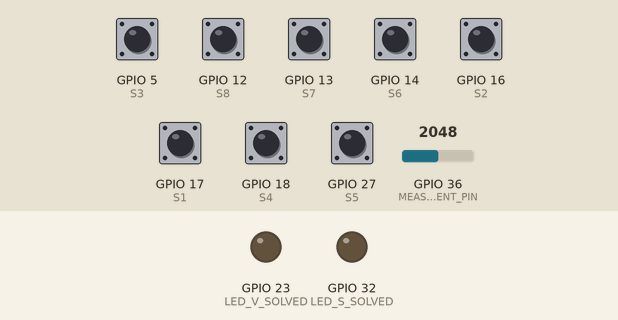
This sketch was run on a simulated ESP32. On the bench: output pins drawn as LEDs (lit = HIGH). Inputs (shaded band) come from the test bench; at power-on: GPIO 5 (S3), GPIO 12 (S8), GPIO 13 (S7), GPIO 14 (S6), GPIO 16 (S2), GPIO 17 (S1), GPIO 18 (S4), GPIO 27 (S5) HIGH, GPIO 36 (MEASUREMENT_PIN) = 2048. WiFi joins after 1.5 s; servers stay silent unless stated; EEPROM starts erased; no MQTT or app messages arrive unless stated; what the sketch prints to the serial monitor is not drawn.

Above: at 2.7 s.
2.8 s: GPIO 36 (MEASUREMENT_PIN) set to 750
5.1 s: GPIO 36 (MEASUREMENT_PIN) set to 673
At 6.9 s:
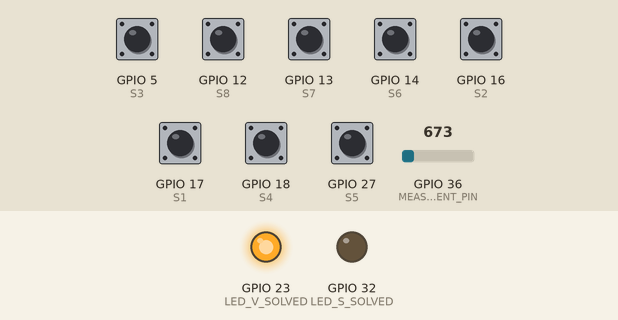
10.8 s: GPIO 36 (MEASUREMENT_PIN) set to 740
At 12.1 s:
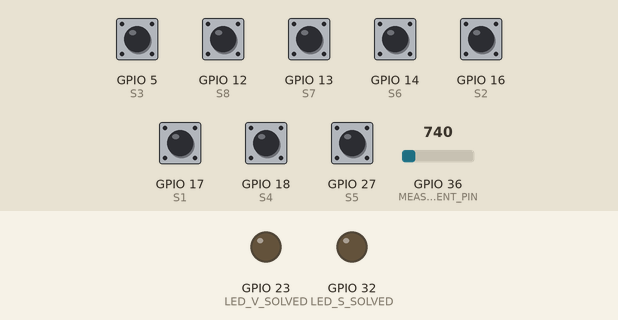
12.4 s: GPIO 36 (MEASUREMENT_PIN) set to 660
At 14.2 s:
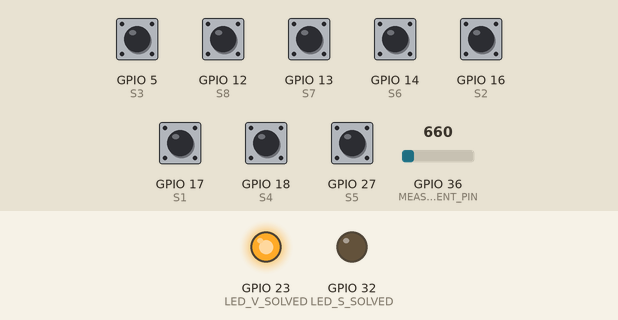
Timing chart, 0 to 15.7 s (numbered marks = the images above; inputs shaded):
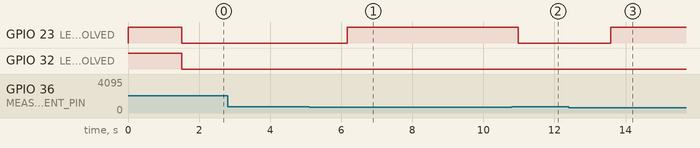

The sketch:

safe_activation.ino
```cpp
#include <PubSubClient.h>
#include <WiFi.h>
#include "esp_wifi.h"
#include <ESPmDNS.h>
#include <WiFiUdp.h>
#include <ArduinoOTA.h>
#include <Preferences.h>
#include <ArduinoJson.h>

// Placeholder for ssid and password read from ram
const char* key_ssid = "ssid";
const char* key_pwd = "pass";

WiFiClient espClient;
PubSubClient client(espClient);
Preferences preferences;

// Add your MQTT Broker IP address, example:
const char* mqtt_server = "10.0.0.2";

// Status messages
char* puzzleSolved_message = "{\"method\": \"status\", \"state\": \"solved\"}";
char* puzzleActive_message = "{\"method\": \"status\", \"state\": \"active\"}";
char* puzzleInactive_message = "{\"method\": \"status\", \"state\": \"inactive\"}";
StaticJsonDocument<300> mqtt_decoder;

#define S1 17
#define S2 16
#define S3 5
#define S4 18
#define S5 27
#define S6 14
#define S7 13
#define S8 12
#define LED_S_SOLVED 32
#define LED_V_SOLVED 23
#define MEASUREMENT_PIN A0
#define LOWER_THRESHOLD 500
#define HIGHER_THRESHOLD 700
#define AMOUNT_CORRECT_MEAS 5
#define WIFI_TIMEOUT_MS 3000

typedef enum
{
  STATE_INACTIVE = 0,
  STATE_ACTIVE = 1,
  STATE_SOLVED = 2,
  } puzzle_states;

typedef enum
{
  VOLT_SOLVED = 1,
  VOLT_NOT_SOLVED = 0,
  } voltage_states;

typedef enum
{
  SWITCH_SOLVED = 1,
  SWITCH_NOT_SOLVED = 0,
  } switch_states;

unsigned char switch_status;
unsigned char voltage_status;
unsigned char puzzle_status;
unsigned int adc_val;
unsigned int s1_val;
unsigned int s2_val;
unsigned int s3_val;
unsigned int s4_val;
unsigned int s5_val;
unsigned int s6_val;
unsigned int s7_val;
unsigned int s8_val;
unsigned int adc_correct_value;

void setup() {
  switch_status = SWITCH_NOT_SOLVED;
  voltage_status = VOLT_NOT_SOLVED;
  puzzle_status = STATE_ACTIVE;
  adc_val = 0;
  s1_val = 0;
  s2_val = 0;
  s3_val = 0;
  s4_val = 0;
  s5_val = 0;
  s6_val = 0;
  s7_val = 0;
  s8_val = 0;
  adc_correct_value = 0;
  // Init ADC GPIO
  pinMode(A0,INPUT);
  // Init GPIO for checking the switches
  pinMode(S1,INPUT_PULLUP);
  pinMode(S2,INPUT_PULLUP);
  pinMode(S3,INPUT_PULLUP);
  pinMode(S4,INPUT_PULLUP);
  pinMode(S5,INPUT_PULLUP);
  pinMode(S6,INPUT_PULLUP);
  pinMode(S7,INPUT_PULLUP);
  pinMode(S8,INPUT_PULLUP);
  pinMode(LED_S_SOLVED,OUTPUT); digitalWrite(LED_S_SOLVED,HIGH);
  pinMode(LED_V_SOLVED,OUTPUT); digitalWrite(LED_V_SOLVED, HIGH);
  Serial.begin(9600);
  setup_wifi();
  initOTA();
  client.setServer(mqtt_server, 1883);
  client.setCallback(callback);
}

void loop() {
  // Debug output current state
  //Serial.print("Current State:"); Serial.println(puzzle_status);
  // Always connect to the mqqt server
  connect_mqqt();
  if(puzzle_status == STATE_ACTIVE){
    // Check wether puzzle are solved
    voltage_status = check_voltage();
    switch_status = check_switches();
    // Publish solved Message once if both parts are solved
    if(!(puzzle_status == STATE_SOLVED)){
      if(voltage_status  && switch_status){
        Serial.println("Both puzzles solved");
        client.publish("5/safe/activate", puzzleSolved_message, true);
        puzzle_status = STATE_SOLVED;
      }
    }
  }
  ArduinoOTA.handle();
}

// Function returning 1 when switches are in the correct position
unsigned int check_switches(){
    s1_val = digitalRead(S1);
    s2_val = digitalRead(S2);
    s3_val = digitalRead(S3);
    s4_val = digitalRead(S4);
    s5_val = digitalRead(S5);
    s6_val = digitalRead(S6);
    s7_val = digitalRead(S7);
    s8_val = digitalRead(S8);
  /*
  // Debug output
  Serial.print("S1: ");  Serial.println(s1_val);
  Serial.print("S2: ");  Serial.println(s2_val);
  Serial.print("S3: ");  Serial.println(s3_val);
  Serial.print("S4: ");  Serial.println(s4_val);
  Serial.print("S5: ");  Serial.println(s5_val);
  Serial.print("S6: ");  Serial.println(s6_val);
  Serial.print("S7: ");  Serial.println(s7_val);
  Serial.print("S8: ");  Serial.println(s8_val);
  */
  // If switches are in the correct position set status LED to High
  if(!s2_val && !s3_val && !s6_val && !s8_val && s1_val && s4_val && s5_val && s7_val){
    Serial.println("Puzzle Switches Solved");
    delay(200);
    digitalWrite(LED_S_SOLVED,HIGH);
    return SWITCH_SOLVED;
  }
  else{
    delay(200);
    digitalWrite(LED_S_SOLVED,LOW);
    return SWITCH_NOT_SOLVED;
  }
}

// returns 1 when sensing the correct voltage
unsigned int check_voltage(){
  adc_val = analogRead(A0);
  // Debug output
  //Serial.print("ADC VAL: "); Serial.println(adc_val);
  // Turn on led and return 1 if measured voltage is between Thresholds
  if((adc_val < HIGHER_THRESHOLD) && (adc_val > LOWER_THRESHOLD)){
    adc_correct_value = adc_correct_value + 1;
    // Only return solved when there are a least 5 consecutive measurements in the right voltage range
    if(adc_correct_value > AMOUNT_CORRECT_MEAS){
        digitalWrite(LED_V_SOLVED,HIGH);
        Serial.println("Puzzle Voltage Solved");
        adc_correct_value = 0;
        return VOLT_SOLVED;
    }
    else{
      return VOLT_NOT_SOLVED;
    }
  }
  else{
    digitalWrite(LED_V_SOLVED,LOW);
    adc_correct_value = 0;
    return VOLT_NOT_SOLVED;
  }
  return VOLT_NOT_SOLVED;
}


void setup_wifi() {
  delay(10);
  // Connect to selected WiFi Network
  Serial.println();
  Serial.print("Connecting");
  int timeout_start = millis();
  char ssid[30];
  char wlan_password[30];
  preferences.begin("wifi", false);
  // Get password and ssid from ram
  preferences.getString(key_pwd, wlan_password, 30);
  preferences.getString(key_ssid, ssid, 30);
  preferences.end();
  WiFi.begin(ssid, wlan_password);
  while (WiFi.status() != WL_CONNECTED) {
    delay(500);
    Serial.print(".");
      // Restart ESP when no connection to the Network is established
     if (timeout_start + WIFI_TIMEOUT_MS < millis()) {
      ESP.restart();
    }
  }
  // Turn LED off to signalise that the device is connected to the Network
  digitalWrite(LED_S_SOLVED,LOW);
  digitalWrite(LED_V_SOLVED, LOW);
  Serial.println("");
  Serial.println("WiFi connected");
  Serial.print("IP address: ");
  Serial.println(WiFi.localIP());
}

void initOTA() {
  ArduinoOTA.setHostname("5/safe_activation");
  ArduinoOTA
    .onStart([]() {
      String type;
      if (ArduinoOTA.getCommand() == U_FLASH)
        type = "sketch";
      else // U_SPIFFS
        type = "filesystem";

      // NOTE: if updating SPIFFS this would be the place to unmount SPIFFS using SPIFFS.end()
      Serial.println("Start updating " + type);
    })
    .onEnd([]() {
      Serial.println("\nEnd");
    })
    .onProgress([](unsigned int progress, unsigned int total) {
      Serial.printf("Progress: %u%%\r", (progress / (total / 100)));
    })
    .onError([](ota_error_t error) {
      Serial.printf("Error[%u]: ", error);
      if (error == OTA_AUTH_ERROR) Serial.println("Auth Failed");
      else if (error == OTA_BEGIN_ERROR) Serial.println("Begin Failed");
      else if (error == OTA_CONNECT_ERROR) Serial.println("Connect Failed");
      else if (error == OTA_RECEIVE_ERROR) Serial.println("Receive Failed");
      else if (error == OTA_END_ERROR) Serial.println("End Failed");
    });
    ArduinoOTA.begin();
}

// Mqqt callback function
void callback(char* topic, byte* payload, unsigned int length) {
    Serial.print("Received message [");
    Serial.print(topic);
    Serial.print("] ");
    char msg[length+1];
    for (int i = 0; i < length; i++) {
        Serial.print((char)payload[i]);
        msg[i] = (char)payload[i];
    }
    Serial.println();

    msg[length] = '\0';
    Serial.println(msg);
    // Deserialzie messafe
    deserializeJson(mqtt_decoder, msg);
    const char* method_msg = mqtt_decoder["method"];
    const char* state_msg = mqtt_decoder["state"];
    const char* data_msg = mqtt_decoder["data"];
    Serial.println(method_msg);
    Serial.println(state_msg);
    Serial.println(strcmp(method_msg, "trigger") == 0);
    Serial.println(strcmp(state_msg, "on") == 0);
    // If trigger on message was sended
    if(strcmp(topic, "5/safe/activate") == 0 && strcmp(method_msg, "trigger") == 0 && strcmp(state_msg, "on") == 0){
      puzzle_status = STATE_ACTIVE;
      client.publish("5/safe/activate", puzzleActive_message, true);
    }
   // If trigger off message was sended
    if(strcmp(topic, "5/safe/activate") == 0 && strcmp(method_msg, "trigger") == 0 && strcmp(state_msg, "off") == 0){
      puzzle_status = STATE_INACTIVE;
      client.publish("5/safe/activate", puzzleInactive_message, true);
    }
}

// Function connecting to the mqqt server and suscribing the topic
void connect_mqqt(){
	client.loop();
  while (!client.connected()){
    Serial.println("no connection");
    client.connect("SafeActivation");
    client.subscribe("5/safe/activate");
  }
}
```

Measured:
- the behaviour switches between 700 and 699 on GPIO 36 (MEASUREMENT_PIN) (found by bisection; images 0 and 1)
- after the input at 2.8 s, every drawn part: stays the same
- after the input at 5.1 s, GPIO 23 (LED_V_SOLVED): LOW → HIGH after 1.1 s
- after the input at 10.8 s, GPIO 23 (LED_V_SOLVED): HIGH → LOW after 0.18 s
- after the input at 12.4 s, GPIO 23 (LED_V_SOLVED): LOW → HIGH after 1.2 s
